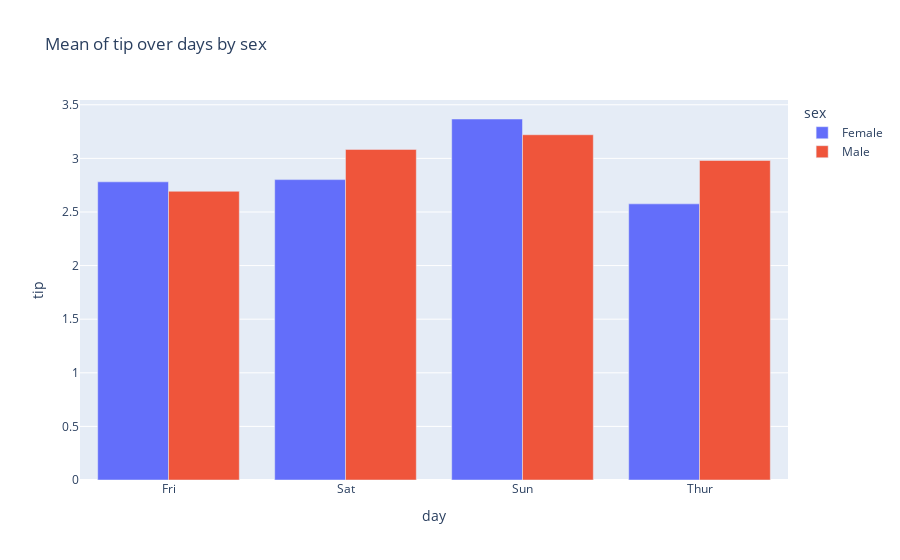

Notebook code for this chart:
### Code cell
import plotly.express as px

dfplot = restaurant.groupby(['day','sex'])['tip'].mean().reset_index()

fig = px.bar(dfplot, x='day', y='tip', color= 'sex', barmode = 'group', title= 'Mean of tip over days by sex')
fig.show()

### Figure 1 — Plotly figure (JSON) as saved in the notebook; plotly's stock layout.template omitted (floating-point values rounded to 4 significant figures)
{"data": [{"alignmentgroup": "True", "hovertemplate": "sex=Female<br>day=%{x}<br>tip=%{y}<extra></extra>", "legendgroup": "Female", "marker": {"color": "#636efa", "pattern": {"shape": ""}}, "name": "Female", "offsetgroup": "Female", "orientation": "v", "showlegend": true, "textposition": "auto", "type": "bar", "x": ["Fri", "Sat", "Sun", "Thur"], "xaxis": "x", "y": [2.781, 2.802, 3.367, 2.576], "yaxis": "y"}, {"alignmentgroup": "True", "hovertemplate": "sex=Male<br>day=%{x}<br>tip=%{y}<extra></extra>", "legendgroup": "Male", "marker": {"color": "#EF553B", "pattern": {"shape": ""}}, "name": "Male", "offsetgroup": "Male", "orientation": "v", "showlegend": true, "textposition": "auto", "type": "bar", "x": ["Fri", "Sat", "Sun", "Thur"], "xaxis": "x", "y": [2.693, 3.084, 3.22, 2.98], "yaxis": "y"}], "layout": {"barmode": "group", "legend": {"title": {"text": "sex"}, "tracegroupgap": 0}, "title": {"text": "Mean of tip over days by sex"}, "xaxis": {"anchor": "y", "domain": [0, 1], "title": {"text": "day"}}, "yaxis": {"anchor": "x", "domain": [0, 1], "title": {"text": "tip"}}}}
